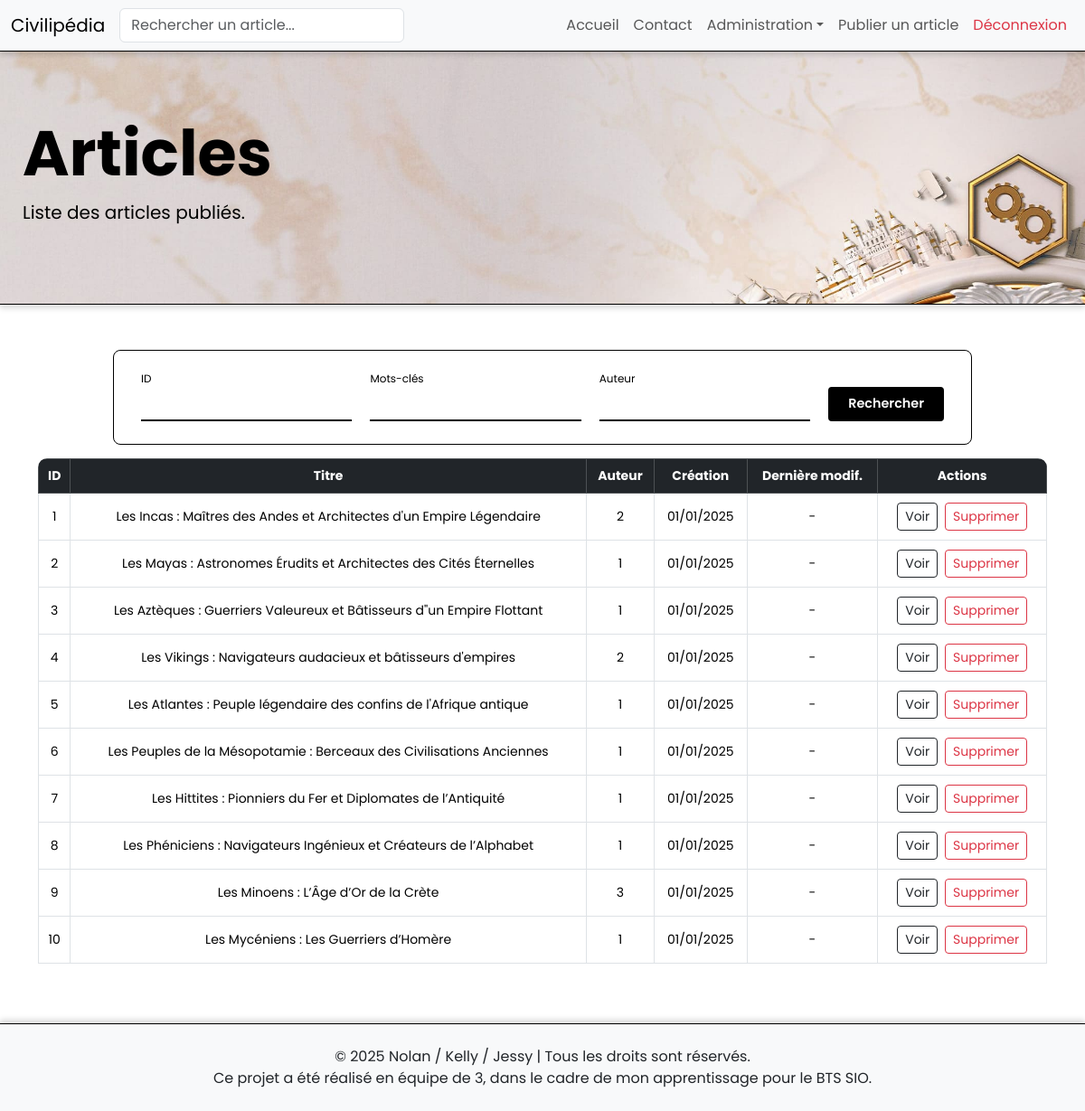
Page /article_list.php (signed in) on the committed database.
### tables this page shows
CREATE TABLE IF NOT EXISTS article (
    id INT AUTO_INCREMENT PRIMARY KEY,
    title VARCHAR(255) NOT NULL,
    content TEXT NOT NULL,
    created_at DATETIME NOT NULL,
    updated_at DATETIME NULL,
    firstAuthor INT NOT NULL,
    user_id INT NOT NULL,
    FOREIGN KEY (firstAuthor) REFERENCES users(id) ON DELETE CASCADE,
    FOREIGN KEY (user_id) REFERENCES users(id) ON DELETE CASCADE
);

### src/model/ArtModel/getArtModel.php (called while the page is built, shortened)
<?php
class GetArtModel
{
    public function getFiltredArticles($bdd, $id, $mots_cles, $user_id) {
        $query = $bdd->prepare("SELECT id, title, user_id, created_at, updated_at FROM article WHERE id LIKE ? AND title LIKE ? AND content LIKE ? AND user_id LIKE ? ORDER BY id LIMIT 50");
        $query->execute(array($id, $mots_cles, $mots_cles, $user_id));
        return $query->fetchAll();
    }
}

### article_list.php (the view, shortened to what this page needs)
<?php
include_once 'src/control/BDDControl/connectBDD.php';
include_once 'src/model/ArtModel/getArtModel.php';
$id = !empty($_POST["id"]) ? htmlspecialchars($_POST["id"], ENT_QUOTES) : "%";
$mots_cles = !empty($_POST["mots_cles"]) ? "%" . htmlspecialchars($_POST["mots_cles"] . "%", ENT_QUOTES) : "%";
$user_id = !empty($_POST["user_id"]) ? htmlspecialchars($_POST["user_id"], ENT_QUOTES) : "%";
if (!empty($_SESSION["userID"]) && $_SESSION["userRole"] == "admin") {
    $getArticleModel = new GetArtModel();
    $articles = $getArticleModel->getFiltredArticles($bdd, $id, $mots_cles, $user_id);
} else {
    header("Location: javascript://history.go(-1)");
    exit;
}
?>
<!DOCTYPE html>
<html lang="fr">
<head>
    <?php include 'src/component/head.php'; ?>
    <link rel="stylesheet" href="css/styleAdmin/artList.css" />
    <link rel="stylesheet" href="css/stylePopUp/stylePopUp.css">
</head>
<body>
    <?php include_once 'src/component/navbar.php'; ?>
    <header class="header">
        <div class="text">
            <h1>Articles</h1>
            <p>Liste des articles publiés.</p>
        </div>
    </header>
    <main class="main-container">
        <div class="container">
            <div class="filter-wrapper">
                <form method="POST" action="article_list.php" class="filter-form">
                    <div class="filter-fields">
                        <div class="inputBox inputBoxFilter">
                            <input type="text" name="id" />
                            <span>ID</span>
                            <i></i>
                        </div>
                        <div class="inputBox inputBoxFilter">
                            <input type="text" name="mots_cles" />
                            <span>Mots-clés</span>
                            <i></i>
                        </div>
                        <div class="inputBox inputBoxFilter">
                            <input type="text" name="user_id" />
                            <span>Auteur</span>
                            <i></i>
                        </div>
                        <div class="submit-container">
                            <input type="submit" value="Rechercher" class="btn btn-primary" />
                        </div>
                    </div>
                </form>
            </div>
            <div class="table-container">
                <table class="table table-bordered table-hover text-center">
                    <thead class="table-dark">
                        <tr>
                            <th>ID</th>
                            <th>Titre</th>
                            <th>Auteur</th>
                            <th>Création</th>
                            <th>Dernière modif.</th>
                            <th>Actions</th>
                        </tr>
                    </thead>
                    <tbody>
                        <?php foreach ($articles as $article) { ?>
                            <tr>
                                <td><?= $article['id'] ?></td>
                                <td><?= htmlspecialchars($article['title']) ?></td>
                                <td><?= $article['user_id'] ?></td>
                                <td><?= date("d/m/Y", strtotime($article['created_at'])) ?></td>
                                <td><?= !empty($article["updated_at"]) ? date("d/m/Y", strtotime($article["updated_at"])) : "-" ?></td>
                                <td>
                                    <a href="templateArt.php?articleID=<?= $article['id'] ?>" class="btn btn-sm btn-outline-dark">Voir</a>
                                    <a href="src/control/ArtControl/deleteArt.php?articleID=<?= $article['id'] ?>" class="btn btn-sm btn-outline-danger">Supprimer</a>
                                </td>
                            </tr>
                        <?php } ?>
                    </tbody>
                </table>
            </div>
        </div>
    </main>
    <?php include 'src/component/footer.php'; ?>
</body>
</html>

### css/baseStyle.css (style rules this page uses)
* { margin: 0; padding: 0; box-sizing: border-box; text-decoration: none; list-style: none; font-family: "Poppins", sans-serif; }

### css/styleAdmin/artList.css (style rules this page uses)
body { display: flex; flex-direction: column; min-height: 100vh; }
.main-container { display: flex; justify-content: center; align-items: center; flex-direction: column; flex-grow: 1; padding: 50px 0; }
.header { place-content: center; background: url(../../assets/img/imgPrincipal.jpg) no-repeat center center fixed; background-size: cover; background-attachment: fixed; height: 35vh; border-bottom: 1px solid black; box-shadow: 0 4px 6px rgba(0, 0, 0, 0.15); }
.header .text { padding-left: 25px; }
.header .text h1 { color: black; font-weight: bold; font-size: 70px; }
.header .text p { color: black; font-size: 20px; }
.filter-wrapper { display: flex; justify-content: center; align-items: flex-start; background: rgba(255, 255, 255, 0.5); backdrop-filter: blur(4px); flex-wrap: wrap; }
.filter-form { background: rgba(255, 255, 255, 0.75); border: 1px solid black; border-radius: 8px; padding: 25px 30px; display: flex; flex-direction: column; max-width: 950px; flex-grow: 1; }
.filter-fields { display: flex; flex-wrap: wrap; gap: 20px; align-items: flex-end; }
.inputBoxFilter { position: relative; flex: 1 1 180px; min-width: 160px; }
.inputBoxFilter input { width: 100%; padding: 14px 10px 6px; background: transparent; border: none; outline: none; font-size: 1em; color: black; border-bottom: 2px solid black; z-index: 10; }
.inputBoxFilter span { position: absolute; left: 0; padding: 14px 0px 6px; pointer-events: none; color: black; font-size: 1em; transition: 0.4s; }
.inputBoxFilter input:focus ~ span, .inputBoxFilter input:valid ~ span { color: black; font-size: 0.75em; transform: translateY(-24px); }
.inputBoxFilter i { position: absolute; bottom: 0; left: 0; height: 2px; width: 100%; border-bottom: 2px solid black; pointer-events: none; }
.inputBoxFilter input:focus ~ i, .inputBoxFilter input:valid ~ i { height: 38px; background: transparent; }
.submit-container { display: flex; justify-content: flex-end; margin-top: 15px; }
.submit-container input[type="submit"] { height: 38px; padding: 0 20px; background: black; border: 2px solid black; border-radius: 4px; font-weight: 600; font-size: 0.9em; cursor: pointer; transition: background 0.2s ease; }
.table-container { background-color: rgba(255, 255, 255, 0.92); margin-top: 15px; border-radius: 10px; box-shadow: none; overflow-x: auto; }
.table { min-width: 100%; width: auto; table-layout: fixed; }
.table thead th { vertical-align: middle; }
.table td, .table th { vertical-align: middle; font-size: 14px; }
.table .btn { margin: 2px; }

### rows in the picture
article: id "1", title "Les Incas : Maîtres des Andes et Architectes d'un Empire Légendaire", user "2", created_at "01/01/2025"
article: id "2", title "Les Mayas : Astronomes Érudits et Architectes des Cités Éternelles", user "1", created_at "01/01/2025"
article: id "3", title "Les Aztèques : Guerriers Valeureux et Bâtisseurs d''un Empire Flottant", user "1", created_at "01/01/2025"
article: id "4", title "Les Vikings : Navigateurs audacieux et bâtisseurs d'empires", user "2", created_at "01/01/2025"
article: id "5", title "Les Atlantes : Peuple légendaire des confins de l'Afrique antique", user "1", created_at "01/01/2025"
article: id "6", title "Les Peuples de la Mésopotamie : Berceaux des Civilisations Anciennes", user "1", created_at "01/01/2025"
article: id "7", title "Les Hittites : Pionniers du Fer et Diplomates de l’Antiquité", user "1", created_at "01/01/2025"
article: id "8", title "Les Phéniciens : Navigateurs Ingénieux et Créateurs de l’Alphabet", user "1", created_at "01/01/2025"
article: id "9", title "Les Minoens : L’Âge d’Or de la Crète", user "3", created_at "01/01/2025"
article: id "10", title "Les Mycéniens : Les Guerriers d’Homère", user "1", created_at "01/01/2025"
